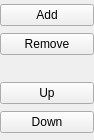
<?xml version="1.0" encoding="UTF-8"?>
<ui version="4.0">
 <class>NCRDPanelButtonsUI</class>
 <widget class="QWidget" name="NCRDPanelButtonsUI">
  <property name="geometry">
   <rect>
    <x>0</x>
    <y>0</y>
    <width>94</width>
    <height>140</height>
   </rect>
  </property>
  <property name="windowTitle">
   <string>Form</string>
  </property>
  <layout class="QVBoxLayout" name="verticalLayout">
   <property name="spacing">
    <number>3</number>
   </property>
   <property name="leftMargin">
    <number>0</number>
   </property>
   <property name="topMargin">
    <number>0</number>
   </property>
   <property name="rightMargin">
    <number>0</number>
   </property>
   <property name="bottomMargin">
    <number>0</number>
   </property>
   <item>
    <widget class="QPushButton" name="btnAdd">
     <property name="toolTip">
      <string>Add</string>
     </property>
     <property name="text">
      <string>Add</string>
     </property>
     <property name="icon">
      <iconset resource="designer.qrc">
       <normaloff>:/designer/images/add.png</normaloff>:/designer/images/add.png</iconset>
     </property>
     <property name="iconSize">
      <size>
       <width>16</width>
       <height>16</height>
      </size>
     </property>
    </widget>
   </item>
   <item>
    <widget class="QPushButton" name="btnRemove">
     <property name="toolTip">
      <string>Remove</string>
     </property>
     <property name="text">
      <string>Remove</string>
     </property>
     <property name="icon">
      <iconset resource="designer.qrc">
       <normaloff>:/designer/images/delete.png</normaloff>:/designer/images/delete.png</iconset>
     </property>
     <property name="iconSize">
      <size>
       <width>16</width>
       <height>16</height>
      </size>
     </property>
    </widget>
   </item>
   <item>
    <spacer name="verticalSpacer">
     <property name="orientation">
      <enum>Qt::Vertical</enum>
     </property>
     <property name="sizeType">
      <enum>QSizePolicy::Fixed</enum>
     </property>
     <property name="sizeHint" stdset="0">
      <size>
       <width>5</width>
       <height>20</height>
      </size>
     </property>
    </spacer>
   </item>
   <item>
    <widget class="QPushButton" name="btnUp">
     <property name="toolTip">
      <string>Move up</string>
     </property>
     <property name="text">
      <string>Up</string>
     </property>
     <property name="icon">
      <iconset resource="designer.qrc">
       <normaloff>:/designer/images/arrow_up.png</normaloff>:/designer/images/arrow_up.png</iconset>
     </property>
     <property name="iconSize">
      <size>
       <width>16</width>
       <height>16</height>
      </size>
     </property>
    </widget>
   </item>
   <item>
    <widget class="QPushButton" name="btnDown">
     <property name="toolTip">
      <string>Move down</string>
     </property>
     <property name="text">
      <string>Down</string>
     </property>
     <property name="icon">
      <iconset resource="designer.qrc">
       <normaloff>:/designer/images/arrow_down.png</normaloff>:/designer/images/arrow_down.png</iconset>
     </property>
     <property name="iconSize">
      <size>
       <width>16</width>
       <height>16</height>
      </size>
     </property>
    </widget>
   </item>
  </layout>
 </widget>
 <resources>
  <include location="designer.qrc"/>
 </resources>
 <connections/>
</ui>
